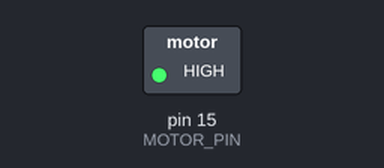
Recording of a sketch running on a simulated Arduino Uno, built with avr-gcc and run on an emulated ATmega328P. On the bench: switched loads named in the sketch (green lamp = pin HIGH).

Above: at 0.1 s.
Timing chart, 0 to 1.6 s (numbered marks = the images above):
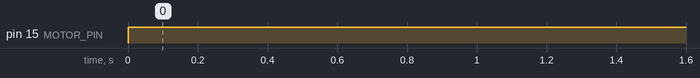

Measured:
- by itself, pin 15 (MOTOR_PIN): LOW → HIGH at 0.00 s

The sketch:

motor_test.ino
```cpp
#define MOTOR_PIN 15

// the setup routine runs once when you press reset:
void setup()
{
  // initialize motor pin
  pinMode(MOTOR_PIN, OUTPUT);
  // start off
  digitalWrite(MOTOR_PIN, LOW);
}

// the loop routine runs over and over again forever:
void loop() {
    digitalWrite(MOTOR_PIN, HIGH); // turn motor on
    delay(5000); // wait for 5s
    digitalWrite(MOTOR_PIN, HIGH); // turn motor off
    delay(5000); // wait for 5s
}
```
